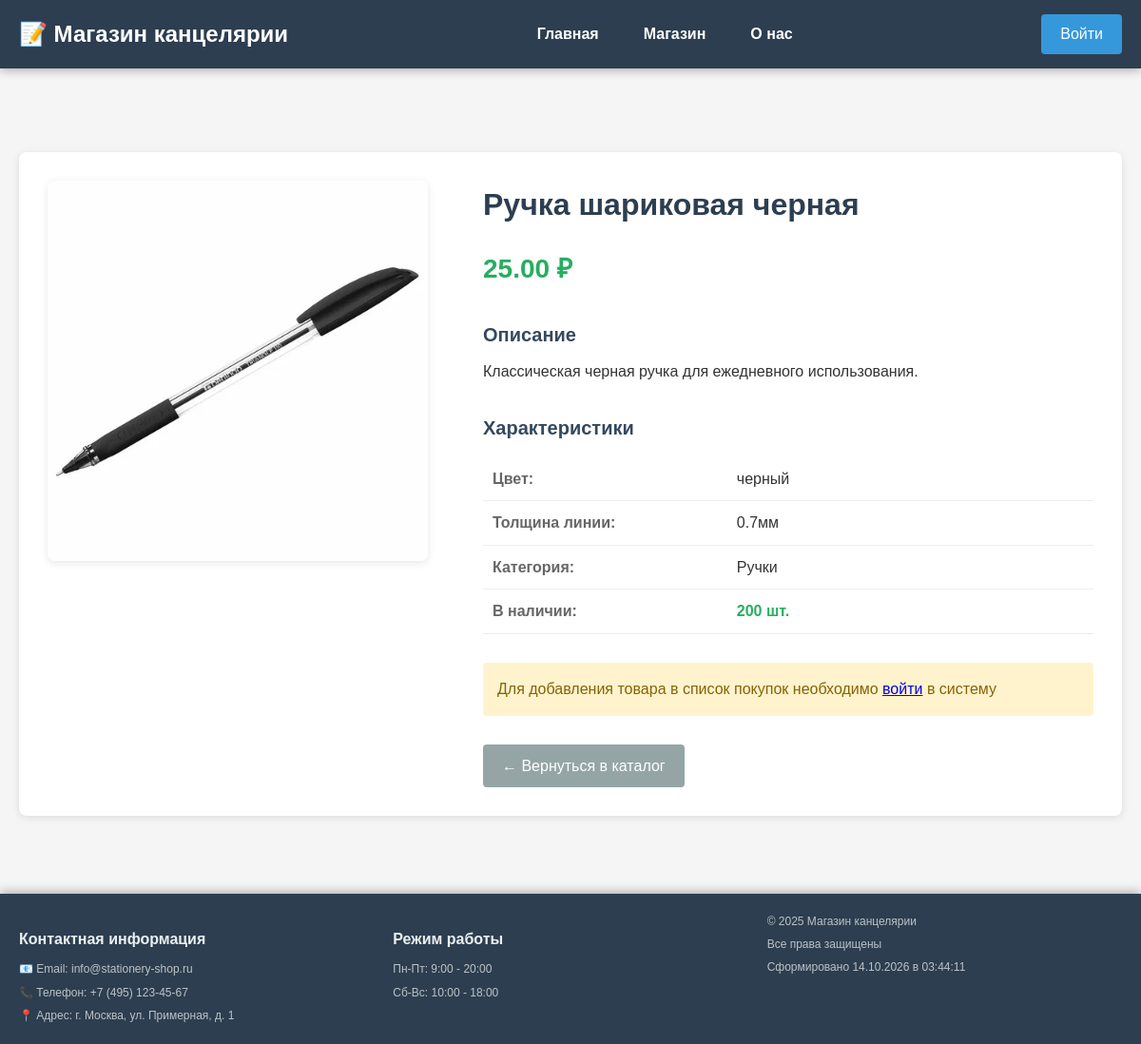
/product.php?id=2, run on the app's committed database.
### tables this page shows
CREATE TABLE IF NOT EXISTS products (
    id INT AUTO_INCREMENT PRIMARY KEY,
    name VARCHAR(200) NOT NULL,
    description TEXT,
    price DECIMAL(10, 2) NOT NULL,
    image VARCHAR(255),
    category VARCHAR(100),
    characteristics TEXT,
    quantity INT DEFAULT 0,
    created_at TIMESTAMP DEFAULT CURRENT_TIMESTAMP
);

### src/product.php (the view, shortened to what this page needs)
<?php
include 'header.php';
$product_id = intval($_GET['id']);
$stmt = $mysql->prepare("SELECT * FROM products WHERE id = ?");
$stmt->bind_param("i", $product_id);
$stmt->execute();
$result = $stmt->get_result();
$product = $result->fetch_assoc();
$characteristics = [];
if (!empty($product['characteristics'])) {
    $chars = explode(', ', $product['characteristics']);
    foreach ($chars as $char) {
        $parts = explode(': ', $char);
        if (count($parts) == 2) {
            $characteristics[$parts[0]] = $parts[1];
        }
    }
}
?>
<div class="main-content">
    <div class="product-detail-container">
        <div class="product-detail-image">
            <img src="images/<?php echo htmlspecialchars($product['image']); ?>"
                 alt="<?php echo htmlspecialchars($product['name']); ?>"
                 onerror="this.src='images/no-image.jpg'">
        </div>
        <div class="product-detail-info">
            <h1><?php echo htmlspecialchars($product['name']); ?></h1>
            <div class="product-price-large">
                <strong><?php echo number_format($product['price'], 2, '.', ' '); ?> ₽</strong>
            </div>
            <div class="product-description-full">
                <h3>Описание</h3>
                <p><?php echo nl2br(htmlspecialchars($product['description'])); ?></p>
            </div>
            <div class="product-characteristics">
                <h3>Характеристики</h3>
                <table class="characteristics-table">
                    <?php if (!empty($characteristics)): ?>
                        <?php foreach ($characteristics as $key => $value): ?>
                            <tr>
                                <td><strong><?php echo htmlspecialchars($key); ?>:</strong></td>
                                <td><?php echo htmlspecialchars($value); ?></td>
                            </tr>
                        <?php endforeach; ?>
                    <?php else: ?>
                        <tr>
                            <td colspan="2">Характеристики не указаны</td>
                        </tr>
                    <?php endif; ?>
                    <tr>
                        <td><strong>Категория:</strong></td>
                        <td><?php echo htmlspecialchars($product['category']); ?></td>
                    </tr>
                    <tr>
                        <td><strong>В наличии:</strong></td>
                        <td>
                            <?php if ($product['quantity'] > 0): ?>
                                <span class="in-stock"><?php echo $product['quantity']; ?> шт.</span>
                            <?php else: ?>
                                <span class="out-of-stock">Нет в наличии</span>
                            <?php endif; ?>
                        </td>
                    </tr>
                </table>
            </div>
            <?php if (isset($_SESSION['user_id']) && $product['quantity'] > 0): ?>
                <div class="add-to-cart-section">
                    <button onclick="addToCart(<?php echo $product['id']; ?>)" class="add-to-cart-btn">
                        Добавить в список покупок
                    </button>
                </div>
            <?php elseif (!isset($_SESSION['user_id'])): ?>
                <div class="login-required">
                    <p>Для добавления товара в список покупок необходимо <a href="login.php">войти</a> в систему</p>
                </div>
            <?php endif; ?>
            <div class="back-to-shop">
                <a href="shop.php" class="back-btn">← Вернуться в каталог</a>
            </div>
        </div>
    </div>
</div>
<?php include 'footer.php'; ?>

### src/style.css (style rules this page uses)
* { box-sizing: border-box; margin: 0; padding: 0; }
body { font-family: Arial, sans-serif; background: #f5f5f5; color: #333; line-height: 1.6; padding-top: 120px; padding-bottom: 200px; }
.main-content { max-width: 1200px; margin: 0 auto; padding: 20px; }
h3 { color: #34495e; margin: 20px 0 10px; font-size: 20px; }
.product-detail-container { display: grid; grid-template-columns: 1fr 1.5fr; gap: 30px; background: #fff; padding: 30px; border-radius: 8px; box-shadow: 0 2px 8px rgba(0, 0, 0, 0.1); margin: 20px 0; }
.product-detail-image { width: 100%; }
.product-detail-image img { width: 100%; max-width: 400px; height: auto; border-radius: 8px; box-shadow: 0 2px 8px rgba(0, 0, 0, 0.1); }
.product-detail-info h1 { color: #2c3e50; margin: 0 0 20px 0; font-size: 32px; }
.product-price-large { font-size: 28px; color: #27ae60; font-weight: bold; margin: 20px 0; }
.product-description-full { margin: 30px 0; }
.product-characteristics { margin: 30px 0; }
.characteristics-table { width: 100%; border-collapse: collapse; margin-top: 15px; }
.characteristics-table td { padding: 10px; border-bottom: 1px solid #eee; }
.characteristics-table td:first-child { width: 40%; color: #666; }
.in-stock { color: #27ae60; font-weight: bold; }
.login-required { margin: 20px 0; padding: 15px; background: #fff3cd; border-radius: 4px; color: #856404; }
.back-to-shop { margin-top: 30px; }
.back-btn { display: inline-block; background: #95a5a6; color: white; padding: 10px 20px; text-decoration: none; border-radius: 4px; transition: background 0.3s ease; }

### data on the page
products: image (picture), name "Ручка шариковая черная", price "25.00", description "Классическая черная ручка для ежедневного использования.", category "Ручки", quantity "200"

### other printed values
$key "Цвет"
$value "черный"
$key "Толщина линии"
$value "0.7мм"
